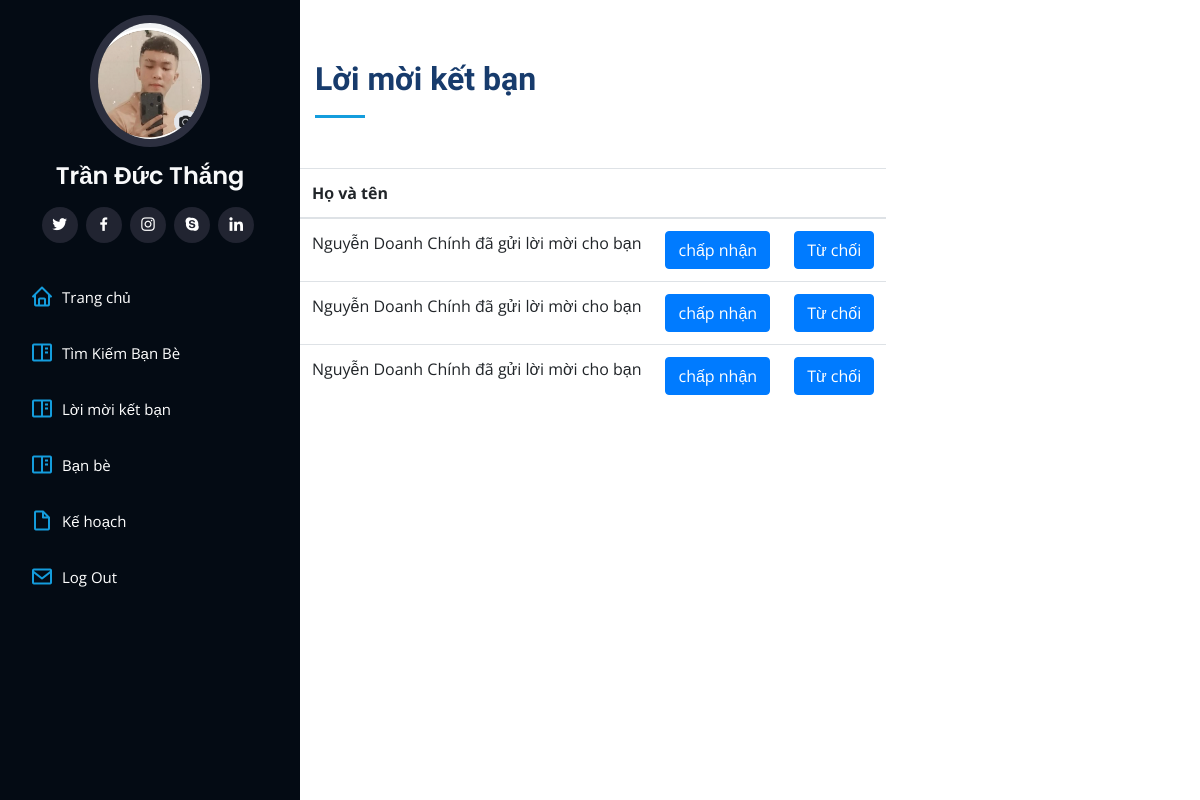
/kb.php (signed in), run on an earlier commit of the app's database.
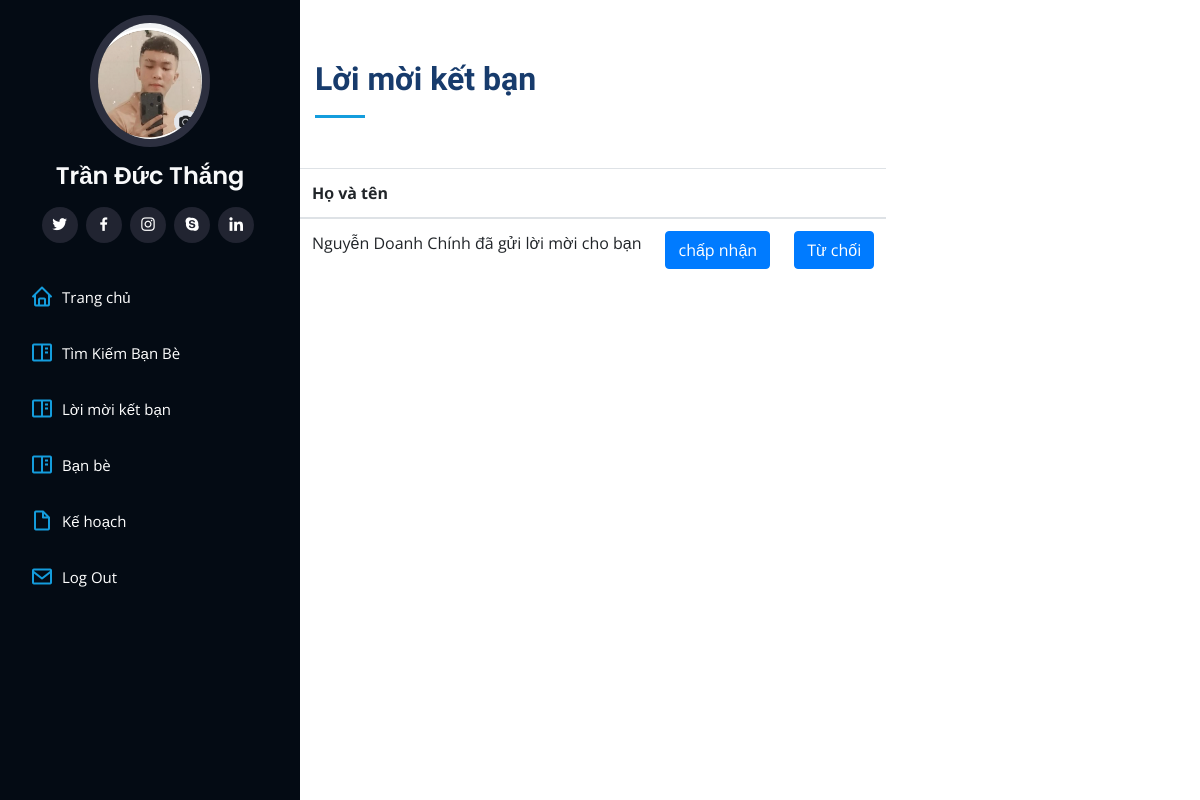
And on a later commit of the database.
### tables this page shows
CREATE TABLE `user` (
  `us_id` int(10) NOT NULL,
  `us_name` varchar(50) NOT NULL,
  `us_email` varchar(50) NOT NULL,
  `us_phone` varchar(20) NOT NULL,
  `us_city` varchar(50) NOT NULL,
  `us_career` varchar(50) NOT NULL,
  `us_resDate` date NOT NULL DEFAULT current_timestamp(),
  `avatar` varchar(255) DEFAULT NULL
);

CREATE TABLE `friend` (
  `fr_id` int(10) NOT NULL,
  `user_add` int(10) NOT NULL,
  `user_confirm` int(10) NOT NULL,
  `status` tinyint(1) NOT NULL
);

### kb.php (the view, shortened to what this page needs)
<?php
$conn=mysqli_connect('localhost','root','','thicuoiki');
mysqli_set_charset($conn,"utf8");
    $us_id = $_SESSION['us_id'];
$sql = "SELECT* from user WHERE us_id=$us_id";
$result = mysqli_query($conn,$sql);
if(mysqli_num_rows($result)>0){
    while($row = mysqli_fetch_assoc($result)){
?>
<!DOCTYPE html>
<html lang="en">
<head>
    <link href="assets/vendor/bootstrap/css/bootstrap.min.css" rel="stylesheet">
    <link href="assets/vendor/icofont/icofont.min.css" rel="stylesheet">
    <link href="assets/vendor/boxicons/css/boxicons.min.css" rel="stylesheet">
    <link href="assets/vendor/venobox/venobox.css" rel="stylesheet">
    <link href="assets/vendor/owl.carousel/assets/owl.carousel.min.css" rel="stylesheet">
    <link href="assets/vendor/aos/aos.css" rel="stylesheet">
    <link href="assets/css/style.css" rel="stylesheet">
</head>
<body>
    <header id="header">
        <div class="d-flex flex-column">
            <div class="profile">
            <img src="<?php echo $row['avatar']; ?> " alt="" class="img-fluid rounded-circle">
                <h1 class="text-light"><?php echo $row['us_name']; ?></h1>
                <div class="social-links mt-3 text-center">
                    <a href="#" class="twitter"><i class="bx bxl-twitter"></i></a>
                    <a href="#" class="facebook"><i class="bx bxl-facebook"></i></a>
                    <a href="#" class="instagram"><i class="bx bxl-instagram"></i></a>
                    <a href="#" class="google-plus"><i class="bx bxl-skype"></i></a>
                    <a href="#" class="linkedin"><i class="bx bxl-linkedin"></i></a>
                </div>
            </div>
            <nav class="nav-menu">
                <ul>
                    <li class="active"><a href="index.php"><i class="bx bx-home"></i> <span>Trang chủ</span></a></li>
                    <li  class="active"><a href="search fr.php?us_id=<?php echo $row['us_id']; ?>"><i class="bx bx-book-content"></i>Tìm Kiếm Bạn Bè</a></li>
                    <li  class="active"><a href="kb.php"><i class="bx bx-book-content"></i>Lời mời kết bạn</a></li>
                    <li  class="active"><a href="list fr.php"><i class="bx bx-book-content"></i> Bạn bè</a></li>
                    <li  class="active"><a href="plan/plan.php"><i class="bx bx-file-blank"></i> <span>Kế hoạch</span></a></li>
                    <li  class="active"><a href="login.php"><i class="bx bx-envelope"></i>Log Out</a></li>
                </ul>
            </nav>
        </div>
    </header>
    <main id="main">
        <section id="about" class="about">
            <div class="container">
                <div class="section-title">
                    <h2>Lời mời kết bạn</h2>
                </div>
                <div class="row">
                <div class="directory-table">
                    <div class="table">
                        <table class="table">
                            <thead>
                                <tr>
                                    <th scope="col">Họ và tên</th>
                                    <th scope="col"></th>
                                    <th scope="col"></th>
                                </tr>
                            </thead>
                            <tbody>
                                <?php
                                         $sql1 = "SELECT * FROM user,friend WHERE user.us_id = friend.user_add and friend.user_confirm=$us_id";
                                   $result12 = mysqli_query($conn,$sql1);
                                    if(mysqli_num_rows($result12)>0){
                                          while($row = mysqli_fetch_assoc($result12)){
                                       ?>
                                        <tr>
                                            <td><?php echo $row['us_name']; ?> đã gửi lời mời cho bạn </td>
                                            <td><a href="list fr.php"><button class="btn btn-primary">chấp nhận</button></a></td>
                                            <td><a href="xoaNV.php?fr_id=<?php echo $row['fr_id']; ?>"><button class="btn btn-primary">Từ chối</button></a></td>
                                        </tr>
                                <?php
                                    }
                                }
                                ?>
                            </tbody>
                        </table>
                    </div>
                </div>
            </div>
                                <?php
                                            }
                                     }
                                ?>
                            </div>
        </section>
    </main>
    <footer id="footer">
    </footer>
</body>
</html>

### assets/css/style.css (style rules this page uses)
body { font-family: "Open Sans", sans-serif; color: #272829; }
a { color: #149ddd; }
h1, h2, h3, h4, h5, h6 { font-family: "Raleway", sans-serif; }
#header { position: fixed; top: 0; left: 0; bottom: 0; width: 300px; transition: all ease-in-out 0.5s; z-index: 9997; transition: all 0.5s; padding: 0 15px; background: #040b14; overflow-y: auto; }
#header .profile img { margin: 15px auto; display: block; width: 120px; border: 8px solid #2c2f3f; }
#header .profile h1 { font-size: 24px; margin: 0; padding: 0; font-weight: 600; -moz-text-align-last: center; text-align-last: center; font-family: "Poppins", sans-serif; }
#header .profile .social-links a { font-size: 18px; display: inline-block; background: #212431; color: #fff; line-height: 1; padding: 8px 0; margin-right: 4px; border-radius: 50%; text-align: center; width: 36px; height: 36px; transition: 0.3s; }
#main { margin-left: 300px; }
.nav-menu { padding-top: 30px; }
.nav-menu * { margin: 0; padding: 0; list-style: none; }
.nav-menu>ul>li { position: relative; white-space: nowrap; }
.nav-menu a { display: flex; align-items: center; color: #a8a9b4; padding: 12px 15px; margin-bottom: 8px; transition: 0.3s; font-size: 15px; }
.nav-menu a i { font-size: 24px; padding-right: 8px; color: #6f7180; }
.nav-menu a:hover, .nav-menu .active>a, .nav-menu li:hover>a { text-decoration: none; color: #fff; }
.nav-menu a:hover i, .nav-menu .active>a i, .nav-menu li:hover>a i { color: #149ddd; }
section { padding: 60px 0; overflow: hidden; }
.section-title { padding-bottom: 30px; }
.section-title h2 { font-size: 32px; font-weight: bold; margin-bottom: 20px; padding-bottom: 20px; position: relative; color: #173b6c; }
.section-title h2::after { content: ''; position: absolute; display: block; width: 50px; height: 3px; background: #149ddd; bottom: 0; left: 0; }
#footer { padding: 15px; color: #f4f6fd; font-size: 14px; position: fixed; left: 0; bottom: 0; width: 300px; z-index: 9999; background: #040b14; }

What changed in the data, as far as the page shows it:
removed friend: user_add.us_name "Nguyễn Doanh Chính"
removed friend: user_add.us_name "Nguyễn Doanh Chính"
